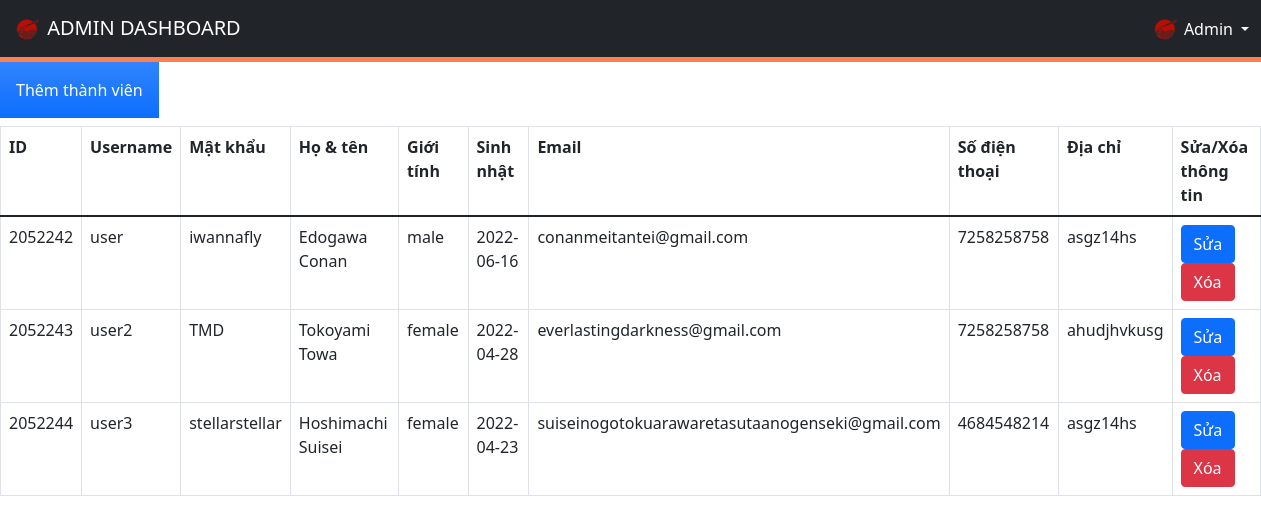
Screenshot of /admin/commentManagement.php with the database file from the repository.
### tables this page shows
CREATE TABLE `user` (
  `id` int(10) UNSIGNED NOT NULL,
  `username` varchar(100) NOT NULL,
  `password` varchar(255) NOT NULL,
  `full_name` varchar(100) NOT NULL,
  `sex` varchar(6) NOT NULL COMMENT 'male, female, other',
  `birthday` date NOT NULL,
  `email` varchar(50) NOT NULL,
  `phone` varchar(15) NOT NULL,
  `address` varchar(255) NOT NULL,
  `active` tinyint(1) NOT NULL DEFAULT 1 COMMENT '0: banned, 1: active'
);

### admin/commentManagement.php (the view, shortened to what this page needs)
<!DOCTYPE html>
<html lang="en">
<head>
  <?php include ('../header.php'); ?>
  <link rel="stylesheet" href="admin-styles/styles.css">
</head>
<body>
  <div>
    <?php $IPATH = $_SERVER["DOCUMENT_ROOT"]."/btl-web/admin/";
    include($IPATH."navbar.php");?>
  </div>
    <form method="post" action="memberManagement.php">
      <a href="newMember.php"><input type="button" class="p-3 mb-2 bg-primary bg-gradient text-white" value="Thêm thành viên"></a>
    </form>
      <?php
        include('../config/config.php');
        echo "<table class='table table-bordered'>
                <tr>
                    <th>ID</th>
                    <th>Username</th>
                    <th>Mật khẩu</th>
                    <th>Họ & tên</th>
                    <th>Giới tính</th>
                    <th>Sinh nhật</th>
                    <th>Email</th>
                    <th>Số điện thoại</th>
                    <th>Địa chỉ</th>
                    <th>Sửa/Xóa thông tin</th>
                </tr>
                <tbody>";
        $sql = "SELECT * from user";
        $result = $conn->query($sql);
        if ($result->num_rows > 0) {
          while ($row = $result->fetch_assoc()) {
              $id = $row['id'];
              echo "<tr><td>".$row['id']."</td><td>".$row['username']."</td><td>".$row['password'].
              "</td><td>".$row['full_name']."</td><td>".$row['sex']."</td><td>".$row['birthday']
              ."</td><td>".$row['email']."</td><td>".$row['phone']."</td><td>".$row['address']."</td>
              <td><a href='editMember.php?id=$id' class='btn btn-primary m-r-1em' name='edit'>Sửa</a>
              <a href='deleteMember.php?id=$id' class='btn btn-danger'>Xóa</a></td></tr>";
          }
          echo "</tbody></table>";
        }
      ?>
</body>
</html>

### header.php (shortened to what this page needs)
<link href="https://cdnjs.cloudflare.com/ajax/libs/font-awesome/5.9.0/css/all.min.css" rel="stylesheet">
<link href="https://cdn.jsdelivr.net/npm/bootstrap@5.1.3/dist/css/bootstrap.min.css" rel="stylesheet">

### admin/navbar.php (shortened to what this page needs)
<!DOCTYPE html>
<html lang="en">
<head>
  <link rel="stylesheet" href="admin-styles/adminButton.css">
</head>
<body>
  <nav class="my-navbar navbar navbar-expand-xl navbar-dark bg-dark">
    <div class="my-container container-fluid">
        <a class="navbar-brand" href="index.php">
            <img href="index.php" src="../img/logo.png" width="30" height="30" class="d-inline-block align-text-top" alt="">
            ADMIN DASHBOARD
        </a>
      <div class="d-flex align-items-center">
        <div class="dropdown">
          <a href="#" class="d-flex align-items-center text-white text-decoration-none dropdown-toggle" id="dropdownUser1" data-bs-toggle="dropdown" aria-expanded="false">
            <img src="../img/logo.png" alt="hugenerd" width="30" height="30" class="rounded-circle">
            <span class="d-none d-sm-inline mx-1">Admin</span>
          </a>
        </div>
      </div>
    </div>
  </nav>
</body>
</html>

### admin/admin-styles/styles.css (style rules this page uses)
:root { --color: #e74c3c; --border: 5px solid #e74c3c; --gray: #57606f; --bg: rgba(255, 255, 255, 0.3); }
.my-navbar { border-bottom: var(--border); }

### admin/admin-styles/adminButton.css (style rules this page uses)
* { margin: 0; padding: 0; box-sizing: border-box; outline: none; border: none; text-decoration: none; transition: 0.2s linear; }
:root { --color: #ff7f50; --border: 5px solid #ff7f50; --gray: #57606f; --bg: rgba(255, 255, 255, 0.3); }

### rows the page displays
user: id "2052242", username "user", password "iwannafly", full_name "Edogawa Conan", sex "male", birthday "2022-06-16", email "conanmeitantei@gmail.com", phone "7258258758", address "asgz14hs"
user: id "2052243", username "user2", password "TMD", full_name "Tokoyami Towa", sex "female", birthday "2022-04-28", email "everlastingdarkness@gmail.com", phone "7258258758", address "ahudjhvkusg"
user: id "2052244", username "user3", password "stellarstellar", full_name "Hoshimachi Suisei", sex "female", birthday "2022-04-23", email "suiseinogotokuarawaretasutaanogenseki@gmail.com", phone "4684548214", address "asgz14hs"
